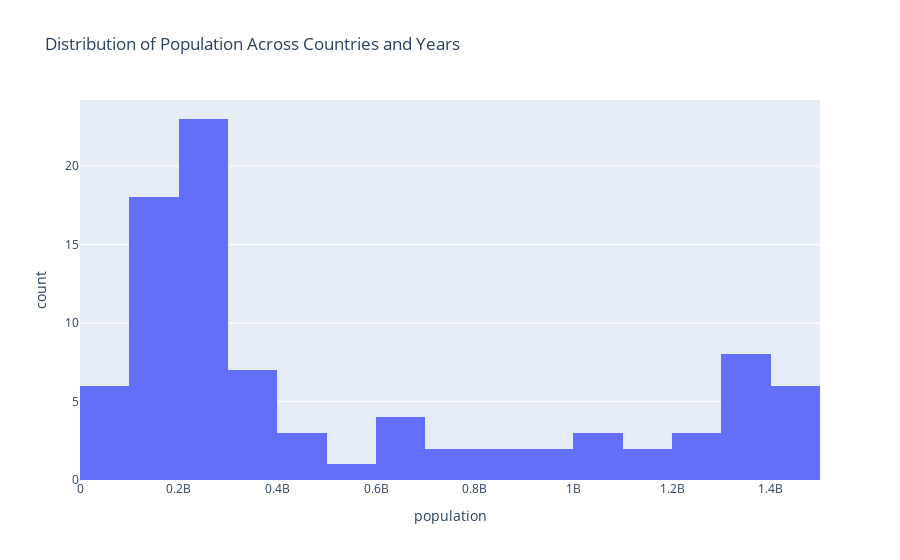

The code cell stored with this chart in its notebook:
### Markdown cell above
# 5 Histogram

### Code cell
fig = px.histogram(
    df_long,
    x="population",
    nbins=20,           # number of bins (adjust as needed)
    title="Distribution of Population Across Countries and Years"
)

fig.show()
